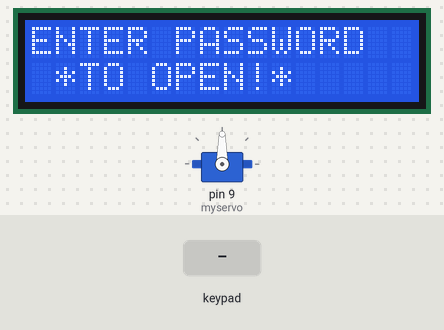
The sketch below on a simulated Arduino Uno, built with avr-gcc and run on an emulated ATmega328P. Parts: servo, 16×2 character LCD. Inputs (shaded band) come from the test bench.

Above: at 1.2 s.
1.3 s: keypad keys 2 5 8 0 pressed 0.4 s apart
At 5.2 s:
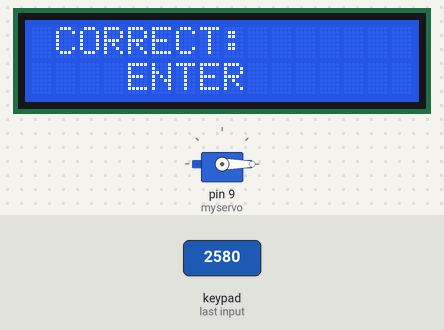
At 9.0 s:
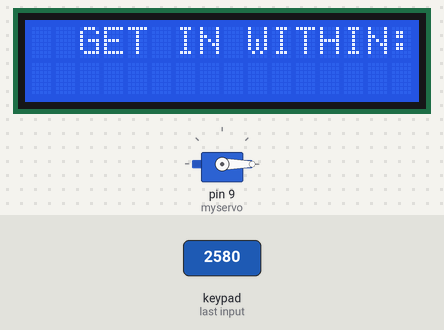
13.9 s: key '1' pressed
16.9 s: keypad keys 2 5 8 0 # pressed 0.4 s apart
At 21.6 s:
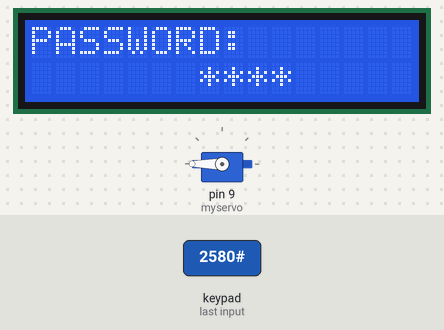
Timing chart, 0 to 23.9 s (numbered marks = the images above; inputs shaded):
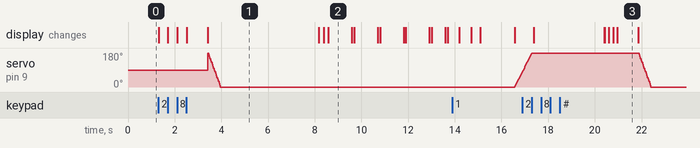

Measured:
- after the input at 1.3 s, the display: first changes at once (image 1 shows a later state)
- after the input at 16.9 s, the display: first differs from a run without the input after 3.5 s (image 3 shows a later state)
- what the display in image 2 shows lasts 1.0 s, from 8.6 s to 9.6 s
- what the display in image 3 shows lasts 0.9 s, from 21.0 s to 21.9 s

The sketch:

CODES.ino
```cpp
#include <LiquidCrystal.h>
#include <Servo.h>
#include <Keypad.h>
Servo myservo;
int pos=0; // position of servo motor
LiquidCrystal lcd(A4, A5, A3, A2, A1, A0);
const byte rows=4;
const byte cols=3;

char key[rows][cols]={
{'1','2','3'},
{'4','5','6'},
{'7','8','9'},
{'*','0','#'}
};
byte rowPins[rows]={0,1,2,3};
byte colPins[cols]={4,5,6};
Keypad keypad= Keypad(makeKeymap(key),rowPins,colPins,rows,cols);
char* password="2580";
int currentposition=0;


void setup()
{

displayscreen();
myservo.attach(9); //Connection of Servo Motor

lcd.begin(16,2);

}

void loop()
{
if( currentposition==0)
{
displayscreen();

}
int l ;
char code=keypad.getKey();
if(code!=NO_KEY)
{
lcd.clear();
lcd.setCursor(0,0);
lcd.print("PASSWORD:");
lcd.setCursor(7,1);
lcd.print(" ");
lcd.setCursor(7,1);
for(l=0;l<=currentposition;++l)
{

lcd.print("*");
//keypress is  encrypted by "*" character
}

if (code==password[currentposition])
{
++currentposition;
if(currentposition==4)
{

unlockdoor();
currentposition=0;

}

}


else
{
incorrect();
currentposition=0;

}
}
}

// Function 1 OPENING THE DOOR//

void unlockdoor()
{
delay(900);

lcd.setCursor(0,0);
lcd.println(" ");
lcd.setCursor(1,0);
lcd.print("CORRECT");
lcd.setCursor(4,1);
lcd.println("ENTER");
lcd.setCursor(15,1);
lcd.println(" ");
lcd.setCursor(16,1);
lcd.println(" ");
lcd.setCursor(14,1);
lcd.println(" ");
lcd.setCursor(13,1);
lcd.println(" ");

for(pos = 180; pos>=0; pos-=5) // open the door by turning servo motor in clockwise direction
{
myservo.write(pos);
delay(15);
}
delay(2000);


delay(1000);
counterbeep();

delay(1000);

for(pos = 0; pos <= 180; pos +=5) // close the door
{ // in steps of 1 degree
myservo.write(pos);
delay(15);


currentposition=0;

lcd.clear();
displayscreen();// Enter the password message is displayed after the door is closed (DEFAULT MESSAGE)

}
}

//Function 2- Wrong code

void incorrect()
{
delay(20);
lcd.clear();
lcd.setCursor(1,0);
lcd.print("CODE IS");
lcd.setCursor(6,0);
lcd.print("INCORRECT");
lcd.setCursor(15,1);
lcd.println(" CALL SECURITY");
lcd.setCursor(4,1);
//lcd.println("------");

//lcd.setCursor(13,1);
//lcd.println(" ");
Serial.println("");
delay(3000);
lcd.clear();
displayscreen();
}
//Function 3 - CLEAR THE SCREEN
void clearscreen()
{
lcd.setCursor(0,0);
lcd.println(" ");
lcd.setCursor(0,1);
lcd.println(" ");
lcd.setCursor(0,2);
lcd.println(" ");
lcd.setCursor(0,3);
lcd.println(" ");
}

//Function 4 - DISPLAY FUNCTION
void displayscreen()
{

lcd.setCursor(0,0);
lcd.println("ENTER PASSWORD");
lcd.setCursor(1 ,1);

lcd.println("*TO OPEN!*");
}


//Function 4 - Count down to 0
void counterbeep()
{
delay(1200);


lcd.clear();

lcd.setCursor(2,15);
lcd.println(" ");
lcd.setCursor(2,14);
lcd.println(" ");
lcd.setCursor(2,0);
delay(200);
lcd.println("GET IN WITHIN:::");

lcd.setCursor(4,1);
lcd.print("4");
delay(200);
lcd.clear();
lcd.setCursor(2,0);
lcd.println("GET IN WITHIN:");
delay(1000);
lcd.setCursor(2,0);
lcd.println("GET IN WITHIN:");
lcd.setCursor(4,1);
lcd.print("3");
delay(100);
lcd.clear();
lcd.setCursor(2,0);
lcd.println("GET IN WITHIN:");
delay(1000);

lcd.setCursor(2,0);
lcd.println("GET IN WITHIN:");
lcd.setCursor(4,1);
lcd.print("2");
delay(100);
lcd.clear();
lcd.setCursor(2,0);
lcd.println("GET IN WITHIN:");
delay(1000);

lcd.setCursor(2,0);
lcd.println("GET IN WITHIN:");
lcd.setCursor(4,1);
lcd.print("1");
delay(100);
lcd.clear();
lcd.setCursor(2,0);
lcd.println("GET IN WITHIN:");
delay(1000);

lcd.setCursor(4,1);
lcd.print("0");
delay(100);
lcd.clear();
lcd.setCursor(2,0);
lcd.println("GET IN WITHIN::");

delay(500);
delay(80);
lcd.clear();
lcd.setCursor(2,0);
lcd.print("CLOSING");
delay(100);
lcd.setCursor(12,0);
lcd.print(".");
delay(500);
lcd.setCursor(13,0);
lcd.print(".");
delay(500);
lcd.setCursor(14,0);
lcd.print(".");
delay(400);
lcd.clear();
lcd.setCursor(4,0);
lcd.print("LOCKED!");
delay(440);
}
```
